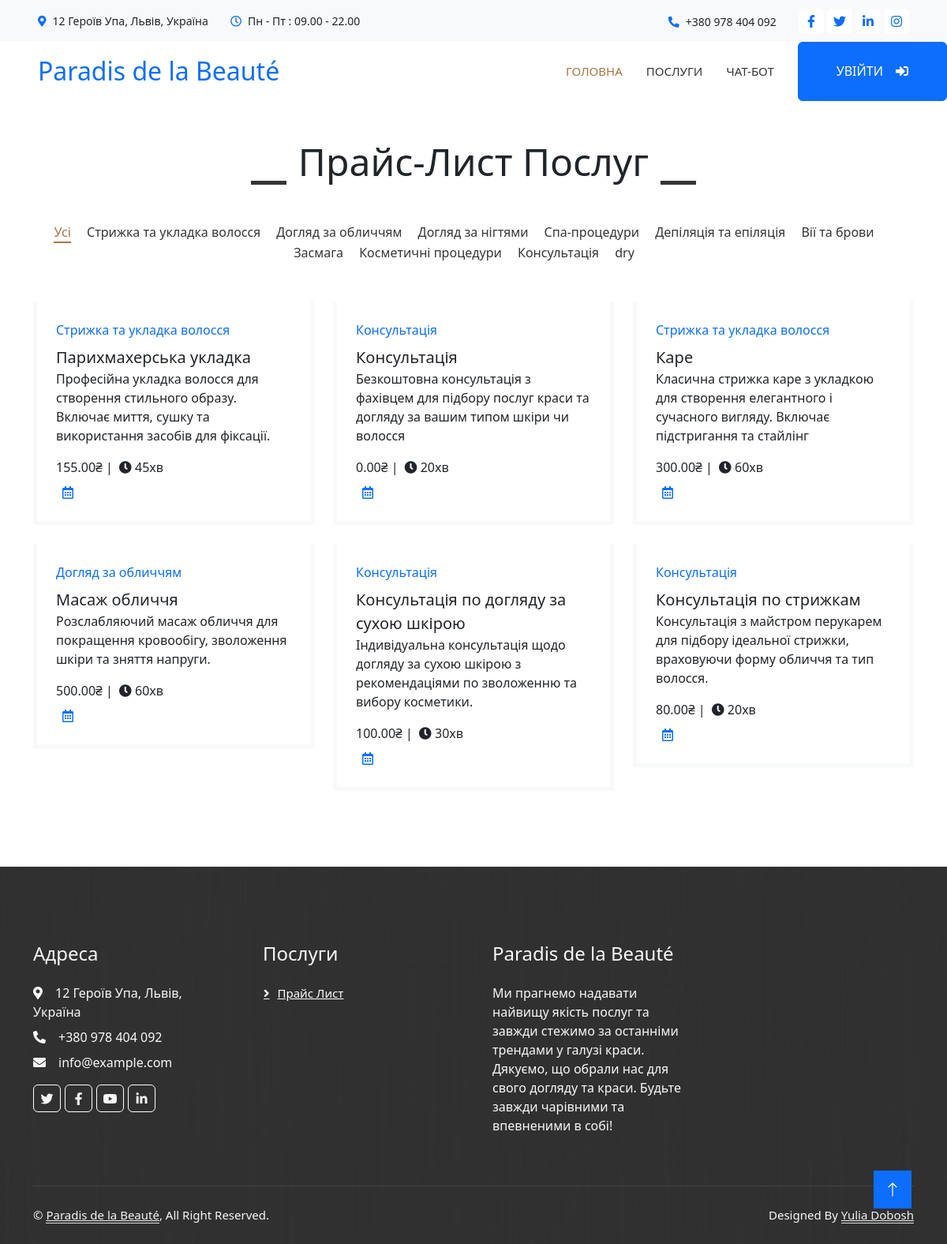
/services, run on the app's committed database.
### paradis/models.py (models this page shows, shortened)
class ServiceCategory(models.Model):
    name = models.CharField(max_length=100, unique=True)
    photo = models.FileField(upload_to="photos/", blank=True, null=True)
    description = models.TextField(blank=True, null=True)

class Service(models.Model):
    name = models.CharField(max_length=100)
    description = models.TextField(blank=True, null=True)
    category = models.ForeignKey(ServiceCategory, on_delete=models.CASCADE)
    price = models.DecimalField(max_digits=10, decimal_places=2)
    duration = models.PositiveIntegerField()  # Тривалість в хвилинах
    photo = models.FileField(upload_to="photos/", blank=True, null=True)
    is_confirmed = models.BooleanField(default=False)

### paradis/views.py (the view, shortened to what this page needs)
# urls.py: path("services", views.services, name="services"),
def services(request):
    user = request.user
    is_client, is_master, is_admin = user_type(request)
    services = Service.objects.all()
    service_categories = ServiceCategory.objects.all()
    context = {
        "is_client": is_client,
        "is_master": is_master,
        "is_admin": is_admin,
        "services": services,
        "service_categories": service_categories,
    }
    return render(request, "public/services.html", context)

### paradis/views.py (called while the page is built, shortened)
def user_type(request):
    user = request.user
    is_client = False
    is_master = False
    is_admin = False
    return is_client, is_master, is_admin

### templates/public/services.html (shortened to what this page needs)
{% extends 'public/template/public_template.html' %}
{% load static %}
{% block main %}
<div class="container-xxl py-5">
    <div class="container">
      <div class="row g-4">
      <div class="section-title text-center">
        <h1 class="display-5 mb-5">Прайс-Лист Послуг</h1>
      </div>
      <div class="row mt-n2 wow fadeInUp" data-wow-delay="0.3s">
        <div class="col-12 text-center">
          <ul class="list-inline mb-5" id="portfolio-flters">
            <li class="mx-2 active" data-filter="*">Усі</li>
            {% for service_category in service_categories %}
            <li class="mx-2" data-filter=".{{service_category.id}}">{{service_category.name}}</li>
            {% endfor %}
          </ul>
        </div>
      </div>
    </div>
      <div class="row g-4 portfolio-container">
        {% for service in services %}
        {% if service.is_confirmed %}
      <div
          class="col-lg-4 col-md-6 portfolio-item {{ service.category.id }} wow fadeInUp"
          data-wow-delay="0.3s"
        >
          <div class="border border-5 border-light border-top-0 p-4">
            <p class="text-primary fw-medium mb-2">{{ service.category.name }}</p>
            <h5 class="lh-base mb-0">
              {{ service.name }}
            </h5>
            <p>
              {{ service.description }}
            </p>
            <p class="fw-medium mb-2">{{ service.price }}₴    |<i class="fa fa-clock ms-2"></i>  {{ service.duration }}хв</p>
            {% if is_admin or is_master %}
            <a class="fw-medium" href="{% url 'edit' object_type='service' object_id=service.pk %}" title="Змінити"><i class="fas fa-edit text-primary"></i></a>
                <a class="fw-medium" href="{% url 'delete' object_type='service' object_id=service.pk %}" title="Видалити"><i class="fas fa-trash text-primary" ></i></a>
            {% elif is_client %}
            <a class="fw-medium" href="{% url 'appointments' %}" title="Записатися"><i class="far fa-calendar-alt ms-2"></i>
            </a>
                {% else %}
                <a class="fw-medium" href="{% url 'register'%}" title="Записатися"><i class="far fa-calendar-alt ms-2"></i>
                </a>
            {% endif %}
            </div>
        </div>
        {% endif %}
        {% endfor %}
    </div>
  </div>
{% endblock main %}

### static/assets/css/style.css (style rules this page uses)
:root { --primary: #AB7442; --light: #F5F5F5; --dark: #353535; }
.fw-medium { font-weight: 500 !important; }
.section-title h1 { position: relative; display: inline-block; padding: 0 60px; }
.section-title h1::before, .section-title h1::after { position: absolute; content: ""; width: 45px; height: 5px; bottom: 0; background: var(--dark); }
.section-title h1::before { left: 0; }
.section-title h1::after { right: 0; }
#portfolio-flters li { display: inline-block; font-weight: 500; color: var(--dark); cursor: pointer; transition: .5s; border-bottom: 2px solid transparent; }
#portfolio-flters li:hover, #portfolio-flters li.active { color: var(--primary); border-color: var(--primary); }

### data on the page
ServiceCategory: name "Стрижка та укладка волосся"
ServiceCategory: name "Догляд за обличчям"
ServiceCategory: name "Догляд за нігтями"
ServiceCategory: name "Спа-процедури"
ServiceCategory: name "Депіляція та епіляція"
ServiceCategory: name "Вії та брови"
ServiceCategory: name "Засмага"
ServiceCategory: name "Косметичні процедури"
ServiceCategory: name "Консультація"
ServiceCategory: name "dry"
Service: category.name "Стрижка та укладка волосся", name "Парихмахерська укладка", description "Професійна укладка волосся для створення стильного образу. Включає миття, сушку та використання засобів для фіксації.", price "155.00", duration "45"
Service: category.name "Консультація", name "Консультація", description "Безкоштовна консультація з фахівцем для підбору послуг краси та догляду за вашим типом шкіри чи волосся", price "0.00", duration "20"
Service: category.name "Стрижка та укладка волосся", name "Каре", description "Класична стрижка каре з укладкою для створення елегантного і сучасного вигляду. Включає підстригання та стайлінг", price "300.00", duration "60"
Service: category.name "Догляд за обличчям", name "Масаж обличчя", description "Розслабляючий масаж обличчя для покращення кровообігу, зволоження шкіри та зняття напруги.", price "500.00", duration "60"
Service: category.name "Консультація", name "Консультація по догляду за сухою шкірою", description "Індивідуальна консультація щодо догляду за сухою шкірою з рекомендаціями по зволоженню та вибору косметики.", price "100.00", duration "30"
Service: category.name "Консультація", name "Консультація по стрижкам", description "Консультація з майстром перукарем для підбору ідеальної стрижки, враховуючи форму обличчя та тип волосся.", price "80.00", duration "20"
